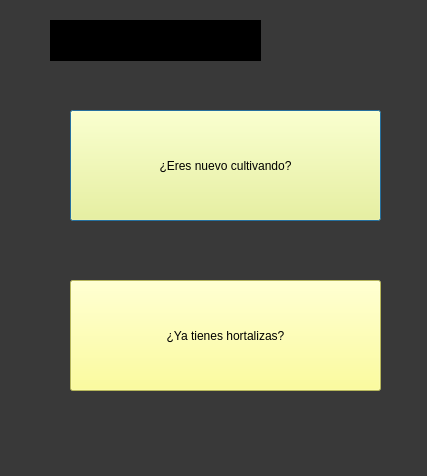
<?xml version="1.0" encoding="UTF-8"?>
<ui version="4.0">
 <class>Dialog</class>
 <widget class="QDialog" name="Dialog">
  <property name="geometry">
   <rect>
    <x>0</x>
    <y>0</y>
    <width>427</width>
    <height>476</height>
   </rect>
  </property>
  <property name="windowTitle">
   <string>Dialog</string>
  </property>
  <property name="styleSheet">
   <string notr="true">background-color: rgb(57, 57, 57);</string>
  </property>
  <widget class="QLabel" name="bienvenido">
   <property name="geometry">
    <rect>
     <x>50</x>
     <y>20</y>
     <width>211</width>
     <height>41</height>
    </rect>
   </property>
   <property name="styleSheet">
    <string notr="true">background-color: rgb(0, 0, 0);
font: 10pt &quot;MS Shell Dlg 2&quot;;color:rgb(255, 255, 255)
</string>
   </property>
   <property name="text">
    <string/>
   </property>
  </widget>
  <widget class="QPushButton" name="boton_nuevo">
   <property name="geometry">
    <rect>
     <x>70</x>
     <y>110</y>
     <width>311</width>
     <height>111</height>
    </rect>
   </property>
   <property name="styleSheet">
    <string notr="true">background-color: rgb(255, 255, 127);
font: 18pt &quot;SimSun-ExtB&quot;;</string>
   </property>
   <property name="text">
    <string>¿Eres nuevo cultivando?</string>
   </property>
  </widget>
  <widget class="QPushButton" name="boton_nuevo_2">
   <property name="geometry">
    <rect>
     <x>70</x>
     <y>280</y>
     <width>311</width>
     <height>111</height>
    </rect>
   </property>
   <property name="styleSheet">
    <string notr="true">background-color: rgb(255, 255, 127);
font: 18pt &quot;SimSun-ExtB&quot;;</string>
   </property>
   <property name="text">
    <string>¿Ya tienes hortalizas?</string>
   </property>
  </widget>
 </widget>
 <resources/>
 <connections/>
</ui>
